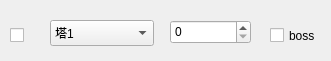
    <widget class="QWidget" name="widget_24" native="true">
     <property name="geometry">
      <rect>
       <x>0</x>
       <y>320</y>
       <width>331</width>
       <height>61</height>
      </rect>
     </property>
     <widget class="QComboBox" name="comboBox_32">
      <property name="geometry">
       <rect>
        <x>50</x>
        <y>20</y>
        <width>104</width>
        <height>26</height>
       </rect>
      </property>
      <property name="accessibleName">
       <string>hero</string>
      </property>
      <property name="currentIndex">
       <number>30</number>
      </property>
      <item>
       <property name="text">
        <string>石腭断骨者</string>
       </property>
      </item>
      <item>
       <property name="text">
        <string>迪菲亚矿工</string>
       </property>
      </item>
      <item>
       <property name="text">
        <string>拉佐克劳</string>
       </property>
      </item>
      <item>
       <property name="text">
        <string>拉索利安</string>
       </property>
      </item>
      <item>
       <property name="text">
        <string>秀逗魔导士</string>
       </property>
      </item>
      <item>
       <property name="text">
        <string>船长昆塔</string>
       </property>
      </item>
      <item>
       <property name="text">
        <string>霍格</string>
       </property>
      </item>
      <item>
       <property name="text">
        <string>范克里夫</string>
       </property>
      </item>
      <item>
       <property name="text">
        <string>卓尔游侠</string>
       </property>
      </item>
      <item>
       <property name="text">
        <string>骷髅王</string>
       </property>
      </item>
      <item>
       <property name="text">
        <string>怀特迈恩</string>
       </property>
      </item>
      <item>
       <property name="text">
        <string>逐日者</string>
       </property>
      </item>
      <item>
       <property name="text">
        <string>克洛玛古斯</string>
       </property>
      </item>
      <item>
       <property name="text">
        <string>地穴领主</string>
       </property>
      </item>
      <item>
       <property name="text">
        <string>拉格纳罗斯</string>
       </property>
      </item>
      <item>
       <property name="text">
        <string>主母</string>
       </property>
      </item>
      <item>
       <property name="text">
        <string>吉安娜</string>
       </property>
      </item>
      <item>
       <property name="text">
        <string>玛诺洛斯</string>
       </property>
      </item>
      <item>
       <property name="text">
        <string>风行者</string>
       </property>
      </item>
      <item>
       <property name="text">
        <string>泰兰德·语风</string>
       </property>
      </item>
      <item>
       <property name="text">
        <string>克尔苏加德</string>
       </property>
      </item>
      <item>
       <property name="text">
        <string>奥妮克希亚</string>
       </property>
      </item>
      <item>
       <property name="text">
        <string>伊利丹</string>
       </property>
      </item>
      <item>
       <property name="text">
        <string>阿尔萨斯</string>
       </property>
      </item>
      <item>
       <property name="text">
        <string>阿克蒙德</string>
       </property>
      </item>
      <item>
       <property name="text">
        <string>瓦斯琪</string>
       </property>
      </item>
      <item>
       <property name="text">
        <string>鲜血女王兰</string>
       </property>
      </item>
      <item>
       <property name="text">
        <string>卡扎克</string>
       </property>
      </item>
      <item>
       <property name="text">
        <string>沃金</string>
       </property>
      </item>
      <item>
       <property name="text">
        <string>鹿盔</string>
       </property>
      </item>
      <item>
       <property name="text">
        <string>塔1</string>
       </property>
      </item>
      <item>
       <property name="text">
        <string>塔2</string>
       </property>
      </item>
      <item>
       <property name="text">
        <string>塔3</string>
       </property>
      </item>
     </widget>
     <widget class="QCheckBox" name="checkBox_24">
      <property name="geometry">
       <rect>
        <x>270</x>
        <y>20</y>
        <width>61</width>
        <height>31</height>
       </rect>
      </property>
      <property name="acceptDrops">
       <bool>false</bool>
      </property>
      <property name="accessibleName">
       <string>boss</string>
      </property>
      <property name="text">
       <string>boss</string>
      </property>
     </widget>
     <widget class="QSpinBox" name="spinBox_18">
      <property name="geometry">
       <rect>
        <x>170</x>
        <y>20</y>
        <width>81</width>
        <height>24</height>
       </rect>
      </property>
      <property name="accessibleName">
       <string>level</string>
      </property>
     </widget>
     <widget class="QCheckBox" name="checkBox_42">
      <property name="geometry">
       <rect>
        <x>10</x>
        <y>20</y>
        <width>21</width>
        <height>31</height>
       </rect>
      </property>
      <property name="focusPolicy">
       <enum>Qt::ClickFocus</enum>
      </property>
      <property name="acceptDrops">
       <bool>false</bool>
      </property>
      <property name="accessibleName">
       <string>ok</string>
      </property>
      <property name="autoFillBackground">
       <bool>false</bool>
      </property>
      <property name="text">
       <string/>
      </property>
      <property name="checkable">
       <bool>true</bool>
      </property>
      <property name="checked">
       <bool>false</bool>
      </property>
      <property name="autoRepeat">
       <bool>false</bool>
      </property>
      <property name="tristate">
       <bool>false</bool>
      </property>
     </widget>
    </widget>
